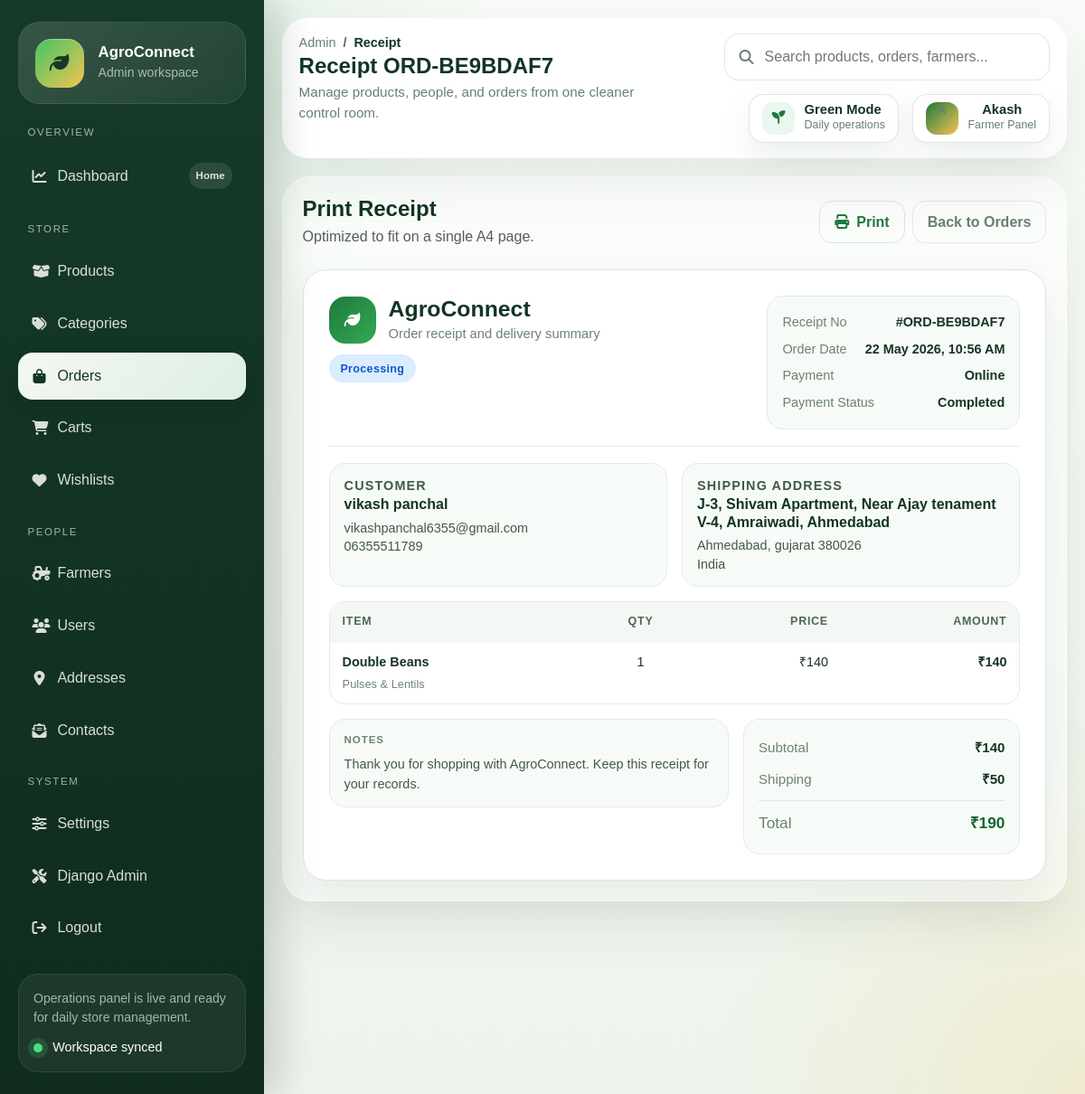
Screenshot of /myadmin/orders/view-receipt/18/ (signed in) with the database file from the repository.
### myadmin/models.py (models this page shows, shortened)
class Order(models.Model):
    STATUS_CHOICES = [
        ('pending', 'Pending'),
        ('processing', 'Processing'),
        ('shipped', 'Shipped'),
        ('delivered', 'Delivered'),
        ('cancelled', 'Cancelled'),
    ]
    order_number = models.CharField(max_length=50, unique=True)
    user = models.ForeignKey(User, on_delete=models.CASCADE, null=True, blank=True, related_name='orders')
    farmer = models.ForeignKey('Farmer', on_delete=models.SET_NULL, null=True, blank=True, related_name='myadmin_orders')
    session_id = models.CharField(max_length=100, null=True, blank=True)
    first_name = models.CharField(max_length=100)
    last_name = models.CharField(max_length=100)
    email = models.EmailField()
    phone = models.CharField(max_length=20)
    address_line_1 = models.CharField(max_length=255)
    address_line_2 = models.CharField(max_length=255, blank=True, null=True)
    city = models.CharField(max_length=100)
    state = models.CharField(max_length=100)
    postal_code = models.CharField(max_length=20)
    country = models.CharField(max_length=100, default='India')
    status = models.CharField(max_length=20, choices=STATUS_CHOICES, default='pending')
    subtotal = models.DecimalField(max_digits=10, decimal_places=2)
    shipping_cost = models.DecimalField(max_digits=10, decimal_places=2, default=0)
    total = models.DecimalField(max_digits=10, decimal_places=2)
    payment_method = models.CharField(max_length=50, default='cod')
    payment_status = models.CharField(max_length=20, default='pending')
    razorpay_payment_id = models.CharField(max_length=100, null=True, blank=True)
    razorpay_order_id = models.CharField(max_length=100, null=True, blank=True)
    notes = models.TextField(blank=True, null=True)
    created_at = models.DateTimeField(auto_now_add=True)
    updated_at = models.DateTimeField(auto_now=True)
    class Meta:
        ordering = ['-created_at']

class OrderItem(models.Model):
    order = models.ForeignKey(Order, related_name='items', on_delete=models.CASCADE)
    product = models.ForeignKey(Product, on_delete=models.CASCADE)
    quantity = models.IntegerField(default=1)
    price = models.DecimalField(max_digits=10, decimal_places=2)
    subtotal = models.DecimalField(max_digits=10, decimal_places=2)

class Product(models.Model):
    name = models.CharField(max_length=200)
    farmer = models.ForeignKey('Farmer', on_delete=models.SET_NULL, null=True, blank=True, related_name='myadmin_products')
    category = models.ForeignKey(Category, on_delete=models.CASCADE, related_name='products')
    description = models.TextField(blank=True, null=True)
    additional_info = models.TextField(blank=True, null=True, help_text="Enter additional info as JSON: {\"key\": \"value\"}")
    reviews = models.TextField(blank=True, null=True, help_text="Enter reviews as JSON: [{\"name\": \"Reviewer\", \"date\": \"Date\", \"comment\": \"Comment\"}]")
    price = models.DecimalField(max_digits=10, decimal_places=2)
    original_price = models.DecimalField(max_digits=10, decimal_places=2, blank=True, null=True)
    image = models.ImageField(upload_to='products/', blank=True, null=True)
    rating = models.FloatField(default=5.0)
    is_new = models.BooleanField(default=False)
    is_hot = models.BooleanField(default=False)
    is_sale = models.BooleanField(default=False)
    stock = models.IntegerField(default=0)
    view_count = models.IntegerField(default=0)
    sold_count = models.IntegerField(default=0)
    sku = models.CharField(max_length=50, default='')
    tags = models.CharField(max_length=200, default='')
    created_at = models.DateTimeField(auto_now_add=True)

class Category(models.Model):
    name = models.CharField(max_length=100)
    description = models.TextField(blank=True, null=True)
    image = models.ImageField(upload_to='categories/', blank=True, null=True)
    meta_title = models.CharField(max_length=200, blank=True, null=True)
    meta_description = models.TextField(blank=True, null=True)
    created_at = models.DateTimeField(auto_now_add=True)
    class Meta:
        verbose_name_plural = "Categories"

### myadmin/views.py (the view)
# urls.py: path('orders/view-receipt/<int:order_id>/', protected(views.view_receipt_page), name='view_receipt_page'),
def view_receipt_page(request, order_id):
    order = get_object_or_404(Order, id=order_id)
    order_items = order.items.all()
    context = {'order': order, 'order_items': order_items}
    return render(request, 'myadmin/simple-view-receipt.html', context)

### myadmin/templates/myadmin/simple-view-receipt.html (shortened to what this page needs)
{% extends 'myadmin/base.html' %}
{% block page_title %}Receipt{% endblock %}
{% block page_header %}Receipt {{ order.order_number }}{% endblock %}
{% block content %}
<div class="row g-3">
  <div class="col-12">
    <div class="d-flex flex-wrap justify-content-between align-items-center gap-2 mb-2 no-print">
      <div>
        <h4 class="mb-1">Print Receipt</h4>
        <p class="text-muted mb-0">Optimized to fit on a single A4 page.</p>
      </div>
      <div class="d-flex gap-2">
        <button onclick="window.print()" class="btn btn-outline-primary">
          <i class="fas fa-print me-2"></i>Print
        </button>
        <a href="{% url 'myadmin:orders' %}" class="btn btn-outline-secondary">Back to Orders</a>
      </div>
    </div>
  </div>
  <div class="col-12">
    <article id="receipt-sheet" class="receipt-sheet">
      <header class="receipt-top">
        <div>
          <div class="brand-row">
            <div class="brand-badge">
              <i class="fas fa-leaf"></i>
            </div>
            <div>
              <h2 class="receipt-brand">AgroConnect</h2>
              <p class="receipt-tagline">Order receipt and delivery summary</p>
            </div>
          </div>
          <div class="status-pill status-{{ order.status|lower }}">{{ order.status|title }}</div>
        </div>
        <div class="receipt-meta">
          <div class="meta-row">
            <span>Receipt No</span>
            <strong>#{{ order.order_number }}</strong>
          </div>
          <div class="meta-row">
            <span>Order Date</span>
            <strong>{{ order.created_at|date:"d M Y, h:i A" }}</strong>
          </div>
          <div class="meta-row">
            <span>Payment</span>
            <strong class="text-capitalize">{{ order.payment_method }}</strong>
          </div>
          <div class="meta-row">
            <span>Payment Status</span>
            <strong class="text-capitalize">{{ order.payment_status }}</strong>
          </div>
        </div>
      </header>
      <section class="receipt-grid">
        <div class="info-card">
          <p class="info-label">Customer</p>
          <h6>{{ order.first_name }} {{ order.last_name }}</h6>
          <p>{{ order.email }}</p>
          <p>{{ order.phone }}</p>
        </div>
        <div class="info-card">
          <p class="info-label">Shipping Address</p>
          <h6>{{ order.address_line_1 }}</h6>
          <p>{{ order.city }}, {{ order.state }} {{ order.postal_code }}</p>
          <p>{{ order.country }}</p>
        </div>
      </section>
      <section class="receipt-table-wrap">
        <table class="receipt-table">
          <thead>
            <tr>
              <th>Item</th>
              <th class="text-center">Qty</th>
              <th class="text-end">Price</th>
              <th class="text-end">Amount</th>
            </tr>
          </thead>
          <tbody>
            {% for item in order_items %}
            <tr>
              <td>
                <strong>{{ item.product.name }}</strong>
                <span>{{ item.product.category.name|default:"Product" }}</span>
              </td>
              <td class="text-center">{{ item.quantity }}</td>
              <td class="text-end">&#8377;{{ item.price|floatformat:0 }}</td>
              <td class="text-end strong">&#8377;{{ item.subtotal|floatformat:0 }}</td>
            </tr>
            {% empty %}
            <tr>
              <td colspan="4" class="text-center text-muted py-4">No order items found.</td>
            </tr>
            {% endfor %}
          </tbody>
        </table>
      </section>
      <section class="receipt-bottom">
        <div class="receipt-note">
          <p class="info-label">Notes</p>
          <p>{% if order.notes %}{{ order.notes }}{% else %}Thank you for shopping with AgroConnect. Keep this receipt for your records.{% endif %}</p>
        </div>
        <div class="total-card">
          <div class="total-row">
            <span>Subtotal</span>
            <strong>&#8377;{{ order.subtotal|floatformat:0 }}</strong>
          </div>
          <div class="total-row">
            <span>Shipping</span>
            <strong>&#8377;{{ order.shipping_cost|floatformat:0 }}</strong>
          </div>
          <div class="total-row grand-total">
            <span>Total</span>
            <strong>&#8377;{{ order.total|floatformat:0 }}</strong>
          </div>
        </div>
      </section>
    </article>
  </div>
</div>
{% endblock %}

### myadmin/templates/myadmin/base.html (shortened to what this page needs)
{% load static %}
<!DOCTYPE html>
<html lang="en">
<head>
  <link href="https://cdn.jsdelivr.net/npm/bootstrap@5.3.3/dist/css/bootstrap.min.css" rel="stylesheet">
  <link href="https://cdnjs.cloudflare.com/ajax/libs/font-awesome/6.5.1/css/all.min.css" rel="stylesheet">
</head>
<body>
  {% with url_name=request.resolver_match.url_name %}
  <div class="admin-shell">
    <aside class="sidebar" id="sidebar">
      <div class="brand-panel">
        <div class="d-flex align-items-center gap-3">
          <div class="brand-mark">
            <i class="fas fa-leaf"></i>
          </div>
          <div>
            <h1 class="brand-title">AgroConnect</h1>
            <p class="brand-subtitle">Admin workspace</p>
          </div>
        </div>
      </div>
      <span class="nav-section-label">Overview</span>
      <nav class="sidebar-nav">
        <a href="{% url 'myadmin:dashboard' %}" class="nav-link {% if url_name == 'dashboard' %}active{% endif %}">
          <span class="nav-link-main"><i class="fas fa-chart-line"></i><span>Dashboard</span></span>
          <span class="nav-pill">Home</span>
        </a>
      </nav>
      <span class="nav-section-label">Store</span>
      <nav class="sidebar-nav">
        <a href="{% url 'myadmin:products' %}" class="nav-link {% if url_name == 'products' or url_name == 'add_product' or url_name == 'edit_product' or url_name == 'update_product' %}active{% endif %}">
          <span class="nav-link-main"><i class="fas fa-box-open"></i><span>Products</span></span>
        </a>
        <a href="{% url 'myadmin:categories' %}" class="nav-link {% if url_name == 'categories' or url_name == 'add_category' or url_name == 'edit_category' %}active{% endif %}">
          <span class="nav-link-main"><i class="fas fa-tags"></i><span>Categories</span></span>
        </a>
        <a href="{% url 'myadmin:orders' %}" class="nav-link {% if url_name == 'orders' or url_name == 'update_order_status' or url_name == 'view_receipt_page' %}active{% endif %}">
          <span class="nav-link-main"><i class="fas fa-bag-shopping"></i><span>Orders</span></span>
        </a>
        <a href="{% url 'myadmin:carts' %}" class="nav-link {% if url_name == 'carts' %}active{% endif %}">
          <span class="nav-link-main"><i class="fas fa-cart-shopping"></i><span>Carts</span></span>
        </a>
        <a href="{% url 'myadmin:wishlists' %}" class="nav-link {% if url_name == 'wishlists' %}active{% endif %}">
          <span class="nav-link-main"><i class="fas fa-heart"></i><span>Wishlists</span></span>
        </a>
      </nav>
      <span class="nav-section-label">People</span>
      <nav class="sidebar-nav">
        <a href="{% url 'myadmin:farmers' %}" class="nav-link {% if url_name == 'farmers' or url_name == 'add_farmer' or url_name == 'edit_farmer' %}active{% endif %}">
          <span class="nav-link-main"><i class="fas fa-tractor"></i><span>Farmers</span></span>
        </a>
        <a href="{% url 'myadmin:users' %}" class="nav-link {% if url_name == 'users' or url_name == 'edit_user' %}active{% endif %}">
          <span class="nav-link-main"><i class="fas fa-users"></i><span>Users</span></span>
        </a>
        <a href="{% url 'myadmin:addresses' %}" class="nav-link {% if url_name == 'addresses' %}active{% endif %}">
          <span class="nav-link-main"><i class="fas fa-location-dot"></i><span>Addresses</span></span>
        </a>
        <a href="{% url 'myadmin:contacts' %}" class="nav-link {% if url_name == 'contacts' %}active{% endif %}">
          <span class="nav-link-main"><i class="fas fa-envelope-open-text"></i><span>Contacts</span></span>
        </a>
      </nav>
      <span class="nav-section-label">System</span>
      <nav class="sidebar-nav">
        <a href="{% url 'myadmin:settings' %}" class="nav-link {% if url_name == 'settings' %}active{% endif %}">
          <span class="nav-link-main"><i class="fas fa-sliders"></i><span>Settings</span></span>
        </a>
        <a href="/admin/" class="nav-link" target="_blank" rel="noopener noreferrer">
          <span class="nav-link-main"><i class="fas fa-screwdriver-wrench"></i><span>Django Admin</span></span>
        </a>
        <a href="{% url 'myadmin:logout' %}" class="nav-link">
          <span class="nav-link-main"><i class="fas fa-arrow-right-from-bracket"></i><span>Logout</span></span>
        </a>
      </nav>
      <div class="sidebar-footer">
        <p class="sidebar-note">Operations panel is live and ready for daily store management.</p>
        <div class="sidebar-helper">
          <span class="helper-dot"></span>
          <span>Workspace synced</span>
        </div>
      </div>
    </aside>
    <main class="main-pane">
      <div class="topbar">
        <div class="topbar-left">
          <div class="topbar-title-group">
            <nav aria-label="breadcrumb">
              <ol class="breadcrumb mb-0">
                <li class="breadcrumb-item"><a href="{% url 'myadmin:dashboard' %}">Admin</a></li>
                <li class="breadcrumb-item active" aria-current="page">{% block page_title %}Dashboard{% endblock %}</li>
              </ol>
            </nav>
            <h2 class="page-header-title">{% block page_header %}Dashboard{% endblock %}</h2>
            <p class="page-header-copy">Manage products, people, and orders from one cleaner control room.</p>
          </div>
        </div>
        <div class="topbar-right">
          <div class="search-shell">
            <i class="fas fa-search"></i>
            <input type="search" placeholder="Search products, orders, farmers...">
          </div>
          <div class="topbar-chip">
            <span class="chip-icon"><i class="fas fa-seedling"></i></span>
            <span class="chip-text">
              <strong>Green Mode</strong>
              <span>Daily operations</span>
            </span>
          </div>
          <div class="dropdown">
            <button class="user-chip dropdown-toggle" type="button" data-bs-toggle="dropdown" aria-expanded="false">
            <span class="chip-avatar">{{ request.user.username|default:"A"|slice:":1"|upper }}</span>
            <span class="user-chip-copy">
              <strong>{% if request.user.get_full_name %}{{ request.user.get_full_name }}{% else %}{{ request.user.username }}{% endif %}</strong>
              <span>{% if request.user.is_superuser %}Farmer / Superuser{% else %}Farmer Panel{% endif %}</span>
            </span>
            </button>
          </div>
        </div>
      </div>
      <div class="content-frame">
        {% block content %}{% endblock %}
      </div>
    </main>
  </div>
  {% endwith %}
</body>
</html>

### rows the page displays
Order: order_number "ORD-BE9BDAF7", status "Processing", created_at "22 May 2026, 10:56 AM", payment_method "Online", payment_status "Completed", first_name "vikash", last_name "panchal", email "vikashpanchal6355@gmail.com", phone "06355511789", address_line_1 "J-3, Shivam Apartment, Near Ajay tenament V-4, Amraiwadi, Ahmedabad", city "Ahmedabad", state "gujarat", postal_code "380026", country "India", subtotal "140", shipping_cost "50", total "190"
OrderItem: product.name "Double Beans", product.category.name "Pulses & Lentils", quantity "1", price "140", subtotal "140"

### other values shown
{{ request.user.username|default:"A"|slice:":1"|upper }} "A"
{{ request.user.username }} "Akash"
